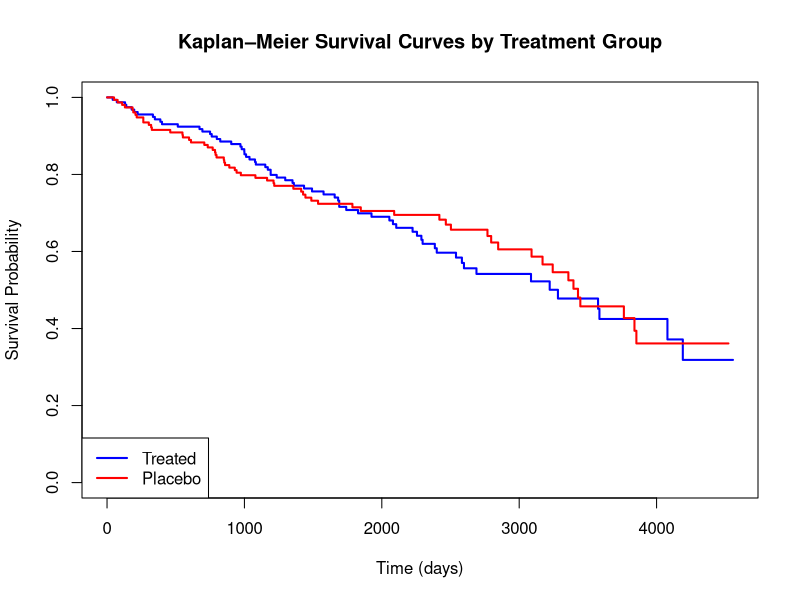
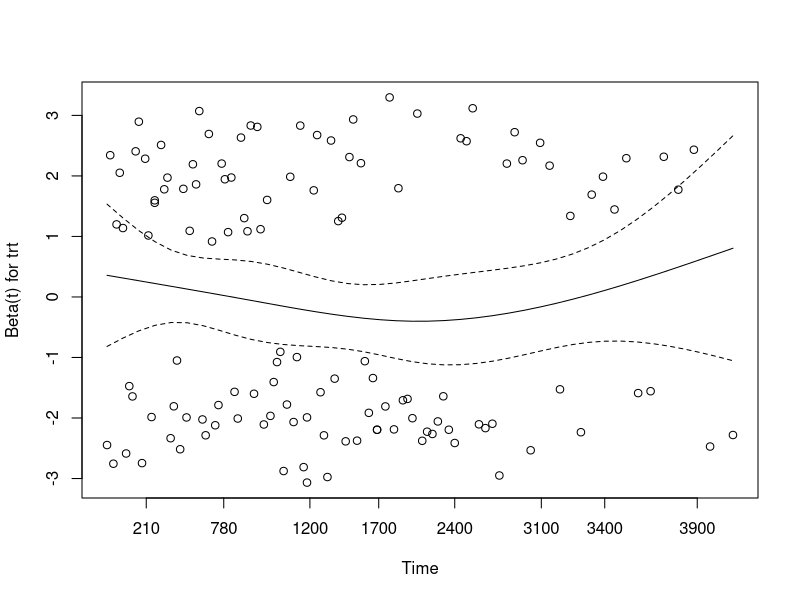
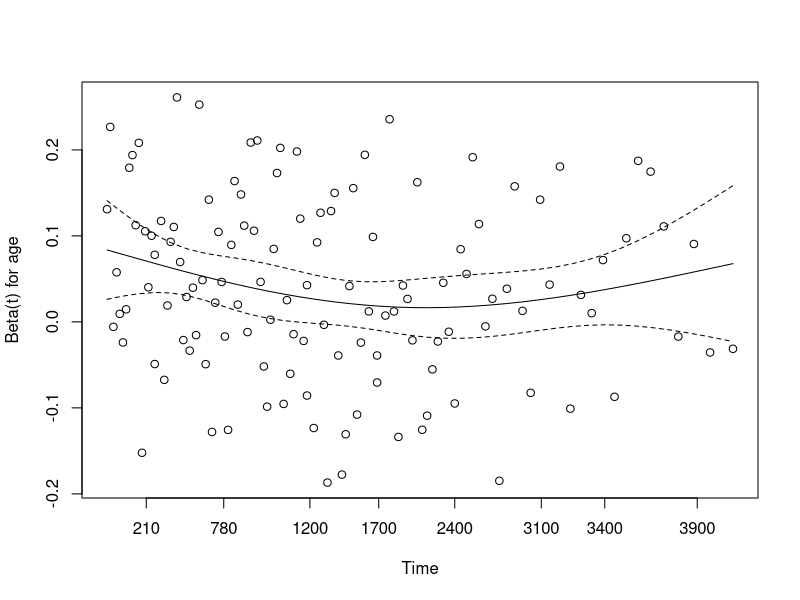
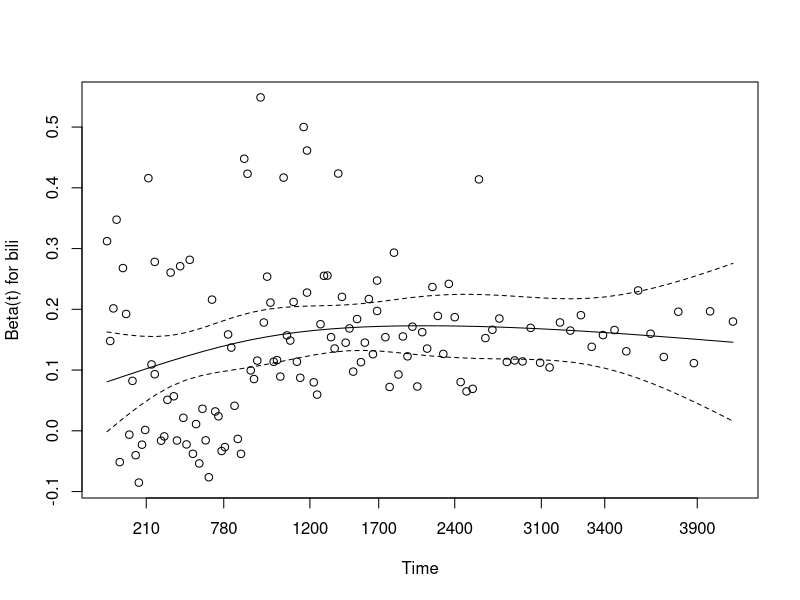

The R script that drew these images, in order:
# ============================================================
# MSc Statistics – Placement Project 3
# Title: Survival Analysis of Chronic Liver Disease (PBC)
# Dataset: Primary Biliary Cholangitis (Mayo Clinic)
# Study Type: Time-to-Event Analysis with Right Censoring
# ============================================================

# OBJECTIVE:
# To analyze survival patterns and identify significant
# prognostic factors associated with mortality using
# classical survival analysis techniques.

# ------------------------------------------------------------
# 1. Setup
# ------------------------------------------------------------

rm(list = ls())
set.seed(101)

library(survival)
library(dplyr)

# ------------------------------------------------------------
# 2. Load Dataset
# ------------------------------------------------------------

data("pbc", package = "survival")

# Inspect structure
head(pbc)
dim(pbc)
str(pbc)

# Key variables:
# time   -> follow-up time (days)
# status -> 0 = censored, 1 = transplant, 2 = death
# trt    -> treatment group (1 = treated, 2 = placebo)
# age    -> age in years
# bili   -> serum bilirubin (marker of disease severity)

# ------------------------------------------------------------
# 3. Data Preparation
# ------------------------------------------------------------

# Define event of interest: death only
pbc$event <- ifelse(pbc$status == 2, 1, 0)

# Convert treatment to factor
pbc$trt <- factor(
  pbc$trt,
  levels = c(1, 2),
  labels = c("Treated", "Placebo")
)

# Check missing values
colSums(is.na(pbc))

# Complete-case dataset for modeling
pbc_clean <- pbc %>%
  filter(
    !is.na(time),
    !is.na(event),
    !is.na(trt),
    !is.na(age),
    !is.na(bili)
  )

dim(pbc_clean)

# ------------------------------------------------------------
# 4. Censoring Overview
# ------------------------------------------------------------

table(pbc_clean$event)
prop.table(table(pbc_clean$event))

# Interpretation:
# 1 = death (event)
# 0 = right-censored (alive or transplanted at last follow-up)

# ------------------------------------------------------------
# 5. Kaplan–Meier Survival Analysis
# ------------------------------------------------------------

# Create survival object
surv_object <- Surv(
  time = pbc_clean$time,
  event = pbc_clean$event
)

# KM curves by treatment group
km_fit <- survfit(surv_object ~ trt, data = pbc_clean)

# Print summary
summary(km_fit)

# Plot (base R – interview safe)
plot(
  km_fit,
  col = c("blue", "red"),
  lwd = 2,
  xlab = "Time (days)",
  ylab = "Survival Probability",
  main = "Kaplan–Meier Survival Curves by Treatment Group"
)
legend(
  "bottomleft",
  legend = levels(pbc_clean$trt),
  col = c("blue", "red"),
  lwd = 2
)

# ------------------------------------------------------------
# 6. Log-Rank Test
# ------------------------------------------------------------

logrank_test <- survdiff(
  surv_object ~ trt,
  data = pbc_clean
)

logrank_test

# Interpretation:
# Tests whether survival curves differ between treatment arms

# ------------------------------------------------------------
# 7. Cox Proportional Hazards Model
# ------------------------------------------------------------

# Model adjusted for clinical covariates
cox_model <- coxph(
  surv_object ~ trt + age + bili,
  data = pbc_clean
)

summary(cox_model)

# Hazard Ratios with 95% Confidence Intervals
exp(
  cbind(
    HR = coef(cox_model),
    confint(cox_model)
  )
)

# Interpretation:
# HR > 1 : increased risk of death
# HR < 1 : protective effect

# ------------------------------------------------------------
# 8. Proportional Hazards Assumption Check
# ------------------------------------------------------------

ph_test <- cox.zph(cox_model)
ph_test

# Schoenfeld residual plots
plot(ph_test)

# Interpretation:
# p > 0.05 suggests PH assumption is reasonable

# ------------------------------------------------------------
# 9. Conceptual Summary (For Interview Defense)
# ------------------------------------------------------------

# - Kaplan–Meier: describes survival experience over time
# - Log-rank test: compares survival curves across groups
# - Cox model: estimates adjusted hazard ratios
# - Schoenfeld residuals: verify proportional hazards assumption
#
# This pipeline follows standard clinical survival analysis practice
# and appropriately accounts for right-censored observations.
